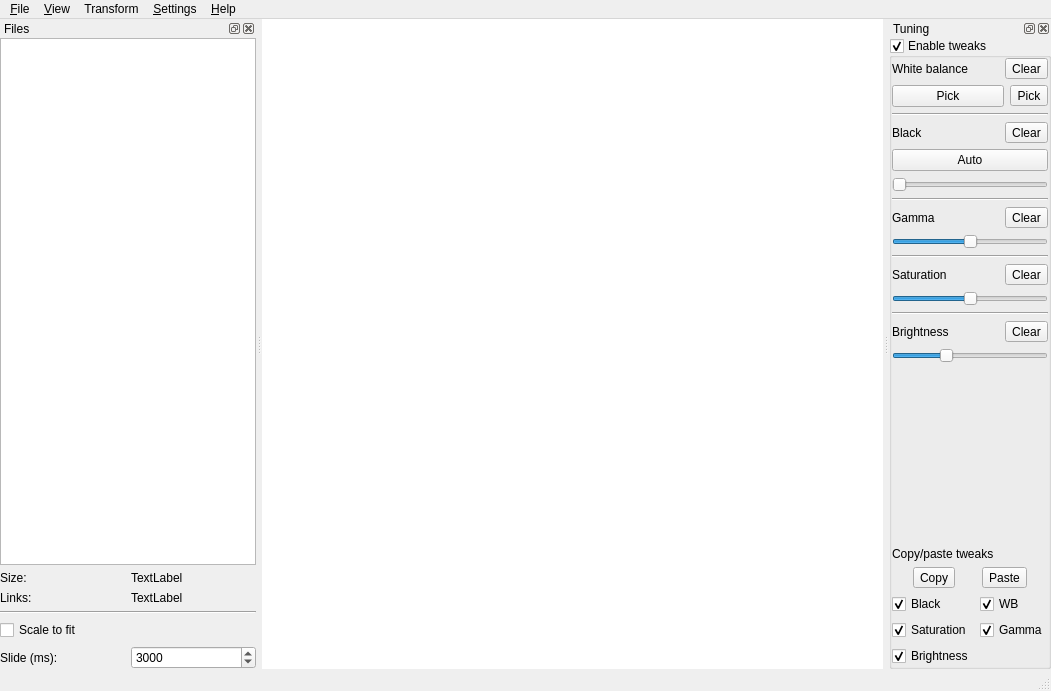
<?xml version="1.0" encoding="UTF-8"?>
<ui version="4.0">
 <class>MainWindow</class>
 <widget class="QMainWindow" name="MainWindow">
  <property name="geometry">
   <rect>
    <x>0</x>
    <y>0</y>
    <width>1051</width>
    <height>691</height>
   </rect>
  </property>
  <property name="windowTitle">
   <string>MainWindow</string>
  </property>
  <widget class="QWidget" name="centralwidget">
   <layout class="QHBoxLayout" name="horizontalLayout_2">
    <property name="leftMargin">
     <number>0</number>
    </property>
    <property name="topMargin">
     <number>0</number>
    </property>
    <property name="rightMargin">
     <number>0</number>
    </property>
    <property name="bottomMargin">
     <number>0</number>
    </property>
    <item>
     <widget class="SizeGraphicsView" name="imageView">
      <property name="frameShape">
       <enum>QFrame::NoFrame</enum>
      </property>
      <property name="backgroundBrush">
       <brush brushstyle="SolidPattern">
        <color alpha="255">
         <red>0</red>
         <green>0</green>
         <blue>0</blue>
        </color>
       </brush>
      </property>
     </widget>
    </item>
   </layout>
  </widget>
  <widget class="QMenuBar" name="menubar">
   <property name="geometry">
    <rect>
     <x>0</x>
     <y>0</y>
     <width>1051</width>
     <height>23</height>
    </rect>
   </property>
   <widget class="QMenu" name="menu_View">
    <property name="title">
     <string>&amp;View</string>
    </property>
    <addaction name="action_ShowMenubar"/>
   </widget>
   <widget class="QMenu" name="menu_Help">
    <property name="title">
     <string>&amp;Help</string>
    </property>
    <addaction name="action_About"/>
    <addaction name="action_AboutQt"/>
   </widget>
   <widget class="QMenu" name="menu_File">
    <property name="title">
     <string>&amp;File</string>
    </property>
    <addaction name="action_Quit"/>
   </widget>
   <widget class="QMenu" name="menuSettings">
    <property name="title">
     <string>&amp;Settings</string>
    </property>
    <addaction name="action_Preferences"/>
   </widget>
   <widget class="QMenu" name="menuTransform">
    <property name="title">
     <string>Transform</string>
    </property>
    <addaction name="action_RCW"/>
    <addaction name="action_RCCW"/>
   </widget>
   <addaction name="menu_File"/>
   <addaction name="menu_View"/>
   <addaction name="menuTransform"/>
   <addaction name="menuSettings"/>
   <addaction name="menu_Help"/>
  </widget>
  <widget class="QStatusBar" name="statusbar"/>
  <widget class="QDockWidget" name="toolsDock">
   <property name="windowTitle">
    <string>Tuning</string>
   </property>
   <attribute name="dockWidgetArea">
    <number>2</number>
   </attribute>
   <widget class="QWidget" name="dockWidgetContents">
    <layout class="QVBoxLayout" name="verticalLayout">
     <property name="leftMargin">
      <number>0</number>
     </property>
     <property name="topMargin">
      <number>0</number>
     </property>
     <property name="rightMargin">
      <number>0</number>
     </property>
     <property name="bottomMargin">
      <number>0</number>
     </property>
     <item>
      <widget class="QGroupBox" name="tweaksGroupBox">
       <property name="title">
        <string>Enable tweaks</string>
       </property>
       <property name="checkable">
        <bool>true</bool>
       </property>
       <layout class="QVBoxLayout" name="verticalLayout_3">
        <property name="leftMargin">
         <number>0</number>
        </property>
        <property name="topMargin">
         <number>0</number>
        </property>
        <property name="rightMargin">
         <number>0</number>
        </property>
        <property name="bottomMargin">
         <number>0</number>
        </property>
        <item>
         <widget class="QWidget" name="widget_6" native="true">
          <layout class="QHBoxLayout" name="horizontalLayout_6">
           <property name="leftMargin">
            <number>0</number>
           </property>
           <property name="topMargin">
            <number>0</number>
           </property>
           <property name="rightMargin">
            <number>0</number>
           </property>
           <property name="bottomMargin">
            <number>0</number>
           </property>
           <item>
            <widget class="QLabel" name="label">
             <property name="text">
              <string>White balance</string>
             </property>
            </widget>
           </item>
           <item>
            <widget class="QToolButton" name="wbClearButton">
             <property name="text">
              <string>Clear</string>
             </property>
             <property name="icon">
              <iconset resource="equiv.qrc">
               <normaloff>:/newPrefix/icons/Edit-undo.svg</normaloff>:/newPrefix/icons/Edit-undo.svg</iconset>
             </property>
            </widget>
           </item>
          </layout>
         </widget>
        </item>
        <item>
         <widget class="QWidget" name="widget_2" native="true">
          <layout class="QHBoxLayout" name="horizontalLayout_3">
           <property name="leftMargin">
            <number>0</number>
           </property>
           <property name="topMargin">
            <number>0</number>
           </property>
           <property name="rightMargin">
            <number>0</number>
           </property>
           <property name="bottomMargin">
            <number>0</number>
           </property>
           <item>
            <widget class="QPushButton" name="wbPickButton">
             <property name="text">
              <string>Pick</string>
             </property>
             <property name="checkable">
              <bool>true</bool>
             </property>
            </widget>
           </item>
           <item>
            <widget class="QToolButton" name="wbColButton">
             <property name="text">
              <string>Pick</string>
             </property>
             <property name="checkable">
              <bool>true</bool>
             </property>
            </widget>
           </item>
          </layout>
         </widget>
        </item>
        <item>
         <widget class="Line" name="line">
          <property name="orientation">
           <enum>Qt::Horizontal</enum>
          </property>
         </widget>
        </item>
        <item>
         <widget class="QWidget" name="widget_7" native="true">
          <layout class="QHBoxLayout" name="horizontalLayout_7">
           <property name="leftMargin">
            <number>0</number>
           </property>
           <property name="topMargin">
            <number>0</number>
           </property>
           <property name="rightMargin">
            <number>0</number>
           </property>
           <property name="bottomMargin">
            <number>0</number>
           </property>
           <item>
            <widget class="QLabel" name="label_7">
             <property name="text">
              <string>Black</string>
             </property>
            </widget>
           </item>
           <item>
            <widget class="QToolButton" name="blackClearButton">
             <property name="text">
              <string>Clear</string>
             </property>
             <property name="icon">
              <iconset resource="equiv.qrc">
               <normaloff>:/newPrefix/icons/Edit-undo.svg</normaloff>:/newPrefix/icons/Edit-undo.svg</iconset>
             </property>
            </widget>
           </item>
          </layout>
         </widget>
        </item>
        <item>
         <widget class="QPushButton" name="blackAutoButton">
          <property name="text">
           <string>Auto</string>
          </property>
          <property name="checkable">
           <bool>false</bool>
          </property>
         </widget>
        </item>
        <item>
         <widget class="QSlider" name="blackSlider">
          <property name="maximum">
           <number>31</number>
          </property>
          <property name="orientation">
           <enum>Qt::Horizontal</enum>
          </property>
         </widget>
        </item>
        <item>
         <widget class="Line" name="line_2">
          <property name="orientation">
           <enum>Qt::Horizontal</enum>
          </property>
         </widget>
        </item>
        <item>
         <widget class="QWidget" name="widget_8" native="true">
          <layout class="QHBoxLayout" name="horizontalLayout_8">
           <property name="leftMargin">
            <number>0</number>
           </property>
           <property name="topMargin">
            <number>0</number>
           </property>
           <property name="rightMargin">
            <number>0</number>
           </property>
           <property name="bottomMargin">
            <number>0</number>
           </property>
           <item>
            <widget class="QLabel" name="label_8">
             <property name="text">
              <string>Gamma</string>
             </property>
            </widget>
           </item>
           <item>
            <widget class="QToolButton" name="gammaClearButton">
             <property name="text">
              <string>Clear</string>
             </property>
             <property name="icon">
              <iconset resource="equiv.qrc">
               <normaloff>:/newPrefix/icons/Edit-undo.svg</normaloff>:/newPrefix/icons/Edit-undo.svg</iconset>
             </property>
            </widget>
           </item>
          </layout>
         </widget>
        </item>
        <item>
         <widget class="QSlider" name="gammaSlider">
          <property name="minimum">
           <number>-100</number>
          </property>
          <property name="maximum">
           <number>100</number>
          </property>
          <property name="orientation">
           <enum>Qt::Horizontal</enum>
          </property>
         </widget>
        </item>
        <item>
         <widget class="Line" name="line_4">
          <property name="orientation">
           <enum>Qt::Horizontal</enum>
          </property>
         </widget>
        </item>
        <item>
         <widget class="QWidget" name="widget_9" native="true">
          <layout class="QHBoxLayout" name="horizontalLayout_11">
           <property name="leftMargin">
            <number>0</number>
           </property>
           <property name="topMargin">
            <number>0</number>
           </property>
           <property name="rightMargin">
            <number>0</number>
           </property>
           <property name="bottomMargin">
            <number>0</number>
           </property>
           <item>
            <widget class="QLabel" name="label_9">
             <property name="text">
              <string>Saturation</string>
             </property>
            </widget>
           </item>
           <item>
            <widget class="QToolButton" name="satClearButton">
             <property name="text">
              <string>Clear</string>
             </property>
             <property name="icon">
              <iconset resource="equiv.qrc">
               <normaloff>:/newPrefix/icons/Edit-undo.svg</normaloff>:/newPrefix/icons/Edit-undo.svg</iconset>
             </property>
            </widget>
           </item>
          </layout>
         </widget>
        </item>
        <item>
         <widget class="QSlider" name="satSlider">
          <property name="minimum">
           <number>-100</number>
          </property>
          <property name="maximum">
           <number>100</number>
          </property>
          <property name="orientation">
           <enum>Qt::Horizontal</enum>
          </property>
         </widget>
        </item>
        <item>
         <widget class="Line" name="line_5">
          <property name="orientation">
           <enum>Qt::Horizontal</enum>
          </property>
         </widget>
        </item>
        <item>
         <widget class="QWidget" name="widget_10" native="true">
          <layout class="QHBoxLayout" name="horizontalLayout_12">
           <property name="leftMargin">
            <number>0</number>
           </property>
           <property name="topMargin">
            <number>0</number>
           </property>
           <property name="rightMargin">
            <number>0</number>
           </property>
           <property name="bottomMargin">
            <number>0</number>
           </property>
           <item>
            <widget class="QLabel" name="label_10">
             <property name="text">
              <string>Brightness</string>
             </property>
            </widget>
           </item>
           <item>
            <widget class="QToolButton" name="brightClearButton">
             <property name="text">
              <string>Clear</string>
             </property>
             <property name="icon">
              <iconset resource="equiv.qrc">
               <normaloff>:/newPrefix/icons/Edit-undo.svg</normaloff>:/newPrefix/icons/Edit-undo.svg</iconset>
             </property>
            </widget>
           </item>
          </layout>
         </widget>
        </item>
        <item>
         <widget class="QSlider" name="brightSlider">
          <property name="minimum">
           <number>-100</number>
          </property>
          <property name="maximum">
           <number>200</number>
          </property>
          <property name="orientation">
           <enum>Qt::Horizontal</enum>
          </property>
         </widget>
        </item>
        <item>
         <spacer name="verticalSpacer">
          <property name="orientation">
           <enum>Qt::Vertical</enum>
          </property>
          <property name="sizeHint" stdset="0">
           <size>
            <width>20</width>
            <height>40</height>
           </size>
          </property>
         </spacer>
        </item>
        <item>
         <widget class="QLabel" name="label_4">
          <property name="text">
           <string>Copy/paste tweaks</string>
          </property>
         </widget>
        </item>
        <item>
         <widget class="QWidget" name="widget_4" native="true">
          <layout class="QHBoxLayout" name="horizontalLayout_5">
           <property name="leftMargin">
            <number>0</number>
           </property>
           <property name="topMargin">
            <number>0</number>
           </property>
           <property name="rightMargin">
            <number>0</number>
           </property>
           <property name="bottomMargin">
            <number>0</number>
           </property>
           <item>
            <widget class="QToolButton" name="copyButton">
             <property name="text">
              <string>Copy</string>
             </property>
             <property name="checkable">
              <bool>false</bool>
             </property>
            </widget>
           </item>
           <item>
            <widget class="QToolButton" name="pasteButton">
             <property name="text">
              <string>Paste</string>
             </property>
            </widget>
           </item>
          </layout>
         </widget>
        </item>
        <item>
         <widget class="QWidget" name="widget_5" native="true">
          <layout class="QGridLayout" name="gridLayout">
           <property name="leftMargin">
            <number>0</number>
           </property>
           <property name="topMargin">
            <number>0</number>
           </property>
           <property name="rightMargin">
            <number>0</number>
           </property>
           <property name="bottomMargin">
            <number>0</number>
           </property>
           <item row="0" column="0">
            <widget class="QCheckBox" name="pasteBCheckBox">
             <property name="text">
              <string>Black</string>
             </property>
             <property name="checked">
              <bool>true</bool>
             </property>
            </widget>
           </item>
           <item row="0" column="1">
            <widget class="QCheckBox" name="pasteWBCheckBox">
             <property name="text">
              <string>WB</string>
             </property>
             <property name="checked">
              <bool>true</bool>
             </property>
            </widget>
           </item>
           <item row="3" column="0">
            <widget class="QCheckBox" name="pasteBriteCheckBox">
             <property name="text">
              <string>Brightness</string>
             </property>
             <property name="checked">
              <bool>true</bool>
             </property>
            </widget>
           </item>
           <item row="1" column="1">
            <widget class="QCheckBox" name="pasteGCheckBox">
             <property name="text">
              <string>Gamma</string>
             </property>
             <property name="checked">
              <bool>true</bool>
             </property>
            </widget>
           </item>
           <item row="1" column="0">
            <widget class="QCheckBox" name="pasteSCheckBox">
             <property name="text">
              <string>Saturation</string>
             </property>
             <property name="checked">
              <bool>true</bool>
             </property>
            </widget>
           </item>
          </layout>
         </widget>
        </item>
       </layout>
      </widget>
     </item>
    </layout>
   </widget>
  </widget>
  <widget class="QDockWidget" name="filesDock">
   <property name="windowTitle">
    <string>Files</string>
   </property>
   <attribute name="dockWidgetArea">
    <number>1</number>
   </attribute>
   <widget class="QWidget" name="dockWidgetContents_2">
    <layout class="QVBoxLayout" name="verticalLayout_2">
     <property name="leftMargin">
      <number>0</number>
     </property>
     <property name="topMargin">
      <number>0</number>
     </property>
     <property name="rightMargin">
      <number>0</number>
     </property>
     <property name="bottomMargin">
      <number>0</number>
     </property>
     <item>
      <widget class="ClickableListView" name="fileView"/>
     </item>
     <item>
      <widget class="QWidget" name="linksWidget_3" native="true">
       <layout class="QHBoxLayout" name="horizontalLayout_10">
        <property name="leftMargin">
         <number>0</number>
        </property>
        <property name="topMargin">
         <number>0</number>
        </property>
        <property name="rightMargin">
         <number>0</number>
        </property>
        <property name="bottomMargin">
         <number>0</number>
        </property>
        <item>
         <widget class="QLabel" name="label_6">
          <property name="text">
           <string>Size:</string>
          </property>
         </widget>
        </item>
        <item>
         <widget class="QLabel" name="sizeLabel">
          <property name="text">
           <string>TextLabel</string>
          </property>
         </widget>
        </item>
       </layout>
      </widget>
     </item>
     <item>
      <widget class="QWidget" name="linksWidget" native="true">
       <layout class="QHBoxLayout" name="horizontalLayout_9">
        <property name="leftMargin">
         <number>0</number>
        </property>
        <property name="topMargin">
         <number>0</number>
        </property>
        <property name="rightMargin">
         <number>0</number>
        </property>
        <property name="bottomMargin">
         <number>0</number>
        </property>
        <item>
         <widget class="QLabel" name="label_3">
          <property name="text">
           <string>Links:</string>
          </property>
         </widget>
        </item>
        <item>
         <widget class="QLabel" name="linksLabel">
          <property name="text">
           <string>TextLabel</string>
          </property>
         </widget>
        </item>
       </layout>
      </widget>
     </item>
     <item>
      <widget class="Line" name="line_3">
       <property name="orientation">
        <enum>Qt::Horizontal</enum>
       </property>
      </widget>
     </item>
     <item>
      <widget class="QCheckBox" name="scaleCheckBox">
       <property name="text">
        <string>Scale to fit</string>
       </property>
      </widget>
     </item>
     <item>
      <widget class="QWidget" name="widget_3" native="true">
       <layout class="QHBoxLayout" name="horizontalLayout_4">
        <property name="leftMargin">
         <number>0</number>
        </property>
        <property name="topMargin">
         <number>0</number>
        </property>
        <property name="rightMargin">
         <number>0</number>
        </property>
        <property name="bottomMargin">
         <number>0</number>
        </property>
        <item>
         <widget class="QLabel" name="label_5">
          <property name="text">
           <string>Slide (ms):</string>
          </property>
         </widget>
        </item>
        <item>
         <widget class="QSpinBox" name="slideTimeSpinBox">
          <property name="minimum">
           <number>500</number>
          </property>
          <property name="maximum">
           <number>90000</number>
          </property>
          <property name="singleStep">
           <number>100</number>
          </property>
          <property name="value">
           <number>3000</number>
          </property>
         </widget>
        </item>
       </layout>
      </widget>
     </item>
    </layout>
   </widget>
  </widget>
  <action name="action_Next">
   <property name="text">
    <string>Next image</string>
   </property>
   <property name="shortcut">
    <string>Space</string>
   </property>
  </action>
  <action name="action_Prev">
   <property name="text">
    <string>Previous Image</string>
   </property>
   <property name="shortcut">
    <string>B</string>
   </property>
  </action>
  <action name="action_Copy">
   <property name="text">
    <string>Copy tweaks</string>
   </property>
   <property name="shortcut">
    <string>Ctrl+C</string>
   </property>
  </action>
  <action name="action_Paste">
   <property name="text">
    <string>Paste tweaks</string>
   </property>
   <property name="toolTip">
    <string>Paste tweaks</string>
   </property>
   <property name="shortcut">
    <string>Ctrl+V</string>
   </property>
  </action>
  <action name="action_Slideshow">
   <property name="text">
    <string>Slide Show</string>
   </property>
   <property name="shortcut">
    <string>F5</string>
   </property>
  </action>
  <action name="action_Stop">
   <property name="text">
    <string>Stop</string>
   </property>
   <property name="shortcut">
    <string>Esc</string>
   </property>
  </action>
  <action name="action_Scale">
   <property name="text">
    <string>Toggle scale mode</string>
   </property>
   <property name="shortcut">
    <string>Z</string>
   </property>
  </action>
  <action name="action_Quit">
   <property name="text">
    <string>Quit</string>
   </property>
   <property name="shortcut">
    <string>Q</string>
   </property>
  </action>
  <action name="action_ShowMenubar">
   <property name="checkable">
    <bool>true</bool>
   </property>
   <property name="text">
    <string>Menu bar</string>
   </property>
   <property name="shortcut">
    <string>F7</string>
   </property>
  </action>
  <action name="action_About">
   <property name="text">
    <string>&amp;About...</string>
   </property>
  </action>
  <action name="action_AboutQt">
   <property name="text">
    <string>About &amp;Qt...</string>
   </property>
  </action>
  <action name="action_Preferences">
   <property name="text">
    <string>&amp;Preferences</string>
   </property>
  </action>
  <action name="action_RCW">
   <property name="text">
    <string>Rotate clockwise</string>
   </property>
   <property name="shortcut">
    <string>R</string>
   </property>
  </action>
  <action name="action_RCCW">
   <property name="text">
    <string>Rotate counter-clockwise</string>
   </property>
   <property name="shortcut">
    <string>Shift+R</string>
   </property>
  </action>
 </widget>
 <customwidgets>
  <customwidget>
   <class>SizeGraphicsView</class>
   <extends>QGraphicsView</extends>
   <header>util-widgets.h</header>
  </customwidget>
  <customwidget>
   <class>ClickableListView</class>
   <extends>QListView</extends>
   <header>util-widgets.h</header>
  </customwidget>
 </customwidgets>
 <resources>
  <include location="equiv.qrc"/>
 </resources>
 <connections/>
</ui>
